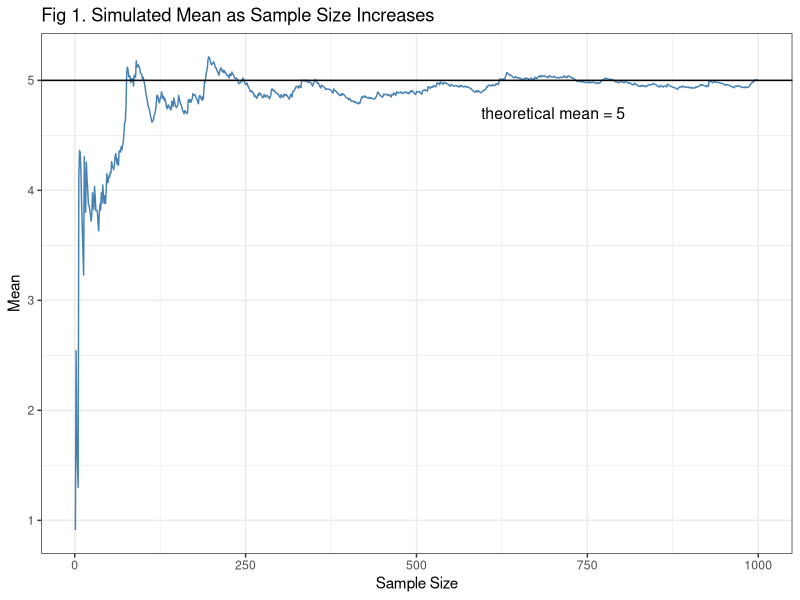
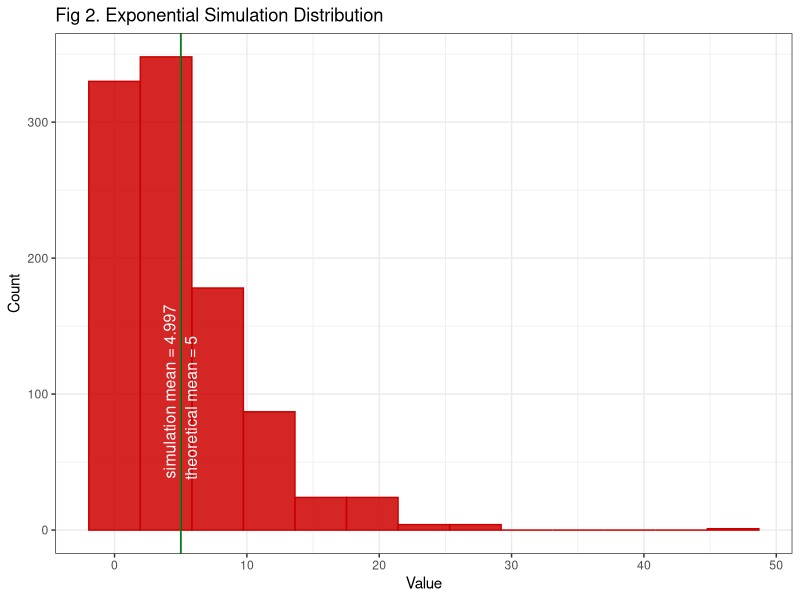
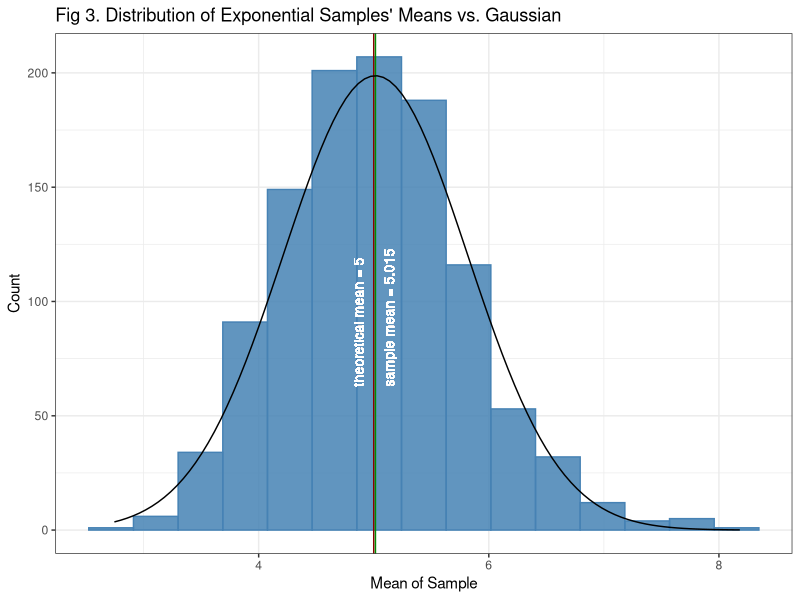
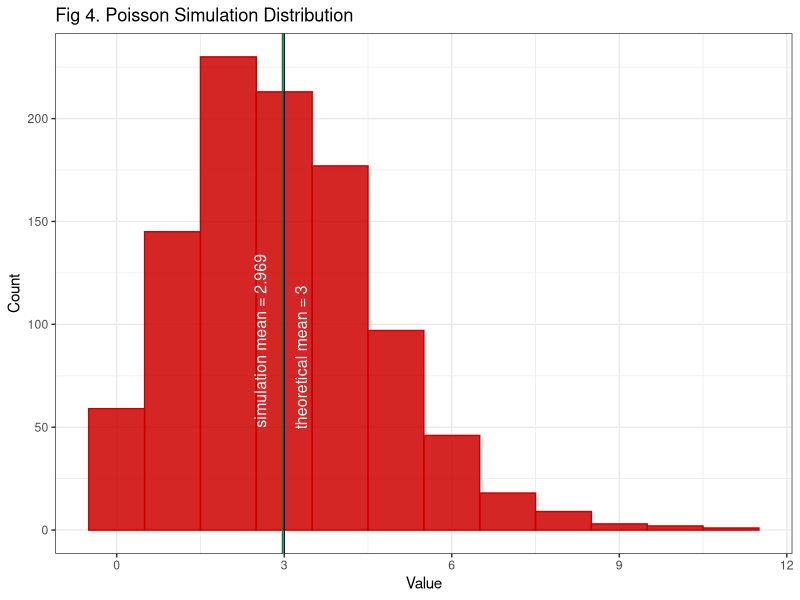
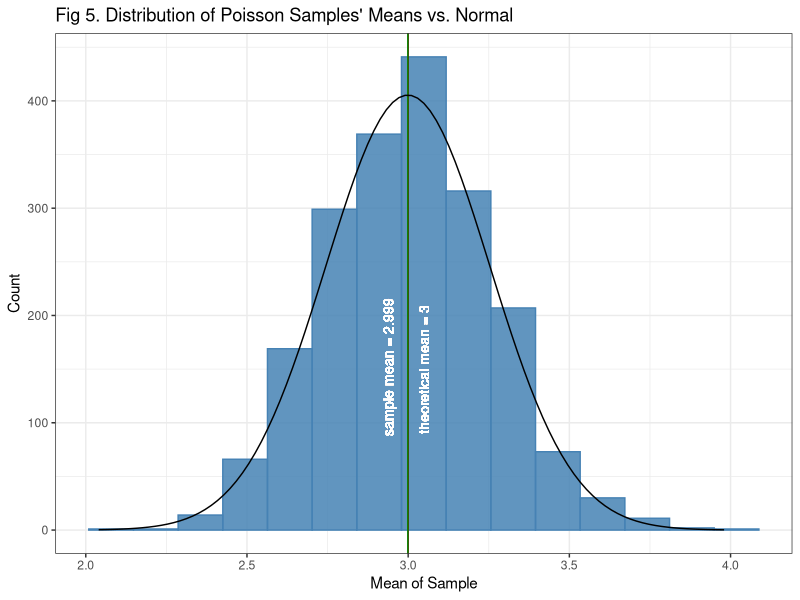

The R source for these figures, in order:
## ---- chunk 1
knitr::opts_chunk$set(echo = T, cache = TRUE, warning=F, message=F, 
                      fig.align = 'center')
## ---- chunk 2
#Required packages:
require(ggplot2)
require(knitr)
## ---- chunk 3
# Set exponential distribution parameters and calculate theoretical statistics:
set.seed(380)
lambda  <- 0.2
n       <- 1000 # this sets the sample size
theor_mean <- 1/lambda
theor_sd   <- 1/lambda
theor_var  <- theor_sd^2
## ---- chunk 4
# Simulate exponential distribution and calculate sample statistics
exp_simu  <- rexp(n, lambda)
simu_sd   <- round(sd(exp_simu),3)
simu_var  <- round(var(exp_simu),3)
simu_mean <- round(mean(exp_simu), 3)
## ---- chunk 5
# Plot simulated mean as number of draws increases vs. theoretical mean 
mean_accum_sample <- NULL
for (i in 1 : n) {mean_accum_sample <- c(mean_accum_sample, mean(exp_simu[1:i]))}
ggplot() + aes(x = 1:n, y = mean_accum_sample) + 
    theme_bw() +
    geom_line(col = "steelblue") +
    ylab("Mean") + 
    xlab("Sample Size") +
    ggtitle("Fig 1. Simulated Mean as Sample Size Increases") +
    geom_hline(yintercept = theor_mean) +
    geom_text(aes(y=(theor_mean - .3), label="theoretical mean = 5", x=700), size=4)

## ---- chunk 6
# Histogram of simulated exponential distribution
ggplot() + aes(exp_simu) +         
    geom_histogram(bins=13, color = "red3", fill = "red3", alpha = 0.85)+
    theme_bw() +
    ylab("Count") + 
    xlab("Value") +
    ggtitle("Fig 2. Exponential Simulation Distribution ") +
    geom_vline(xintercept = theor_mean, col = "blue4") +
    geom_text(aes(x = (theor_mean + .77), label = "theoretical mean = 5", y = 90),
              col = "white", angle = 90, size = 4) +
    geom_vline(xintercept = simu_mean, col = "green4") +
    geom_text(aes(x = (simu_mean - 0.85), label=paste("simulation mean =", simu_mean), y = 102), 
              col = "white", angle = 90, size = 4)

## ---- chunk 7
# get 1000 exponential samples of size 40 each, and compute the mean of each sample
means <- NULL
n     <- 40    # sample size (again)
ns    <- 1100  # number of samples
for (i in 1 : ns) means <- c(means, mean(rexp(n, lambda)))
means_var      <- (1/lambda)^2/n
sim_means_mean <- round(mean(means), 3)
sim_means_var  <- round(var(means), 3)
sim_means_se   <- sd(means)
## ---- chunk 8
gaussLine = function(x, mean, sd, ns, bw){
    # will calculate the Gaussian points to superimpose in the plot
    dnorm(x = x, mean = mean, sd = sd)*ns*bw
    }
## ---- chunk 9
# plot histogram of sample means to compare to Gaussian distribution
nbins    <- 15
binwidth <- (max(means) - min(means))/nbins
means    <- data.frame(means)
ggplot(means) + aes(x = means) + theme_bw() + 
        geom_histogram(bins=nbins, color = "steelblue", fill="steelblue", alpha = 0.85)+
        ylab("Count") + xlab("Mean of Sample") +
        ggtitle("Fig 3. Distribution of Exponential Samples' Means vs. Gaussian") +
        geom_vline(xintercept=theor_mean, col = "red4") +
        geom_text(aes(x = (theor_mean -.13), label = paste("theoretical mean =", theor_mean), y = 91),
                  col="white", angle=90, size=3.5) +
        geom_vline(xintercept = sim_means_mean, col = "green4") +
        geom_text(aes( x =(sim_means_mean +.12), label=paste("sample mean =", sim_means_mean), y = 93), 
                  col="white", angle=90, size=3.5) +
        stat_function(fun = gaussLine, 
                args = c(mean = sim_means_mean, sd = sim_means_se, ns = ns, bw = binwidth))
## ---- chunk 10
# adjusting parameters for the Poisson simulation
lambda <- 3
n      <- 1000 # sample size
pois_simu  <- rpois(n, lambda)
theor_mean <- lambda
simu_mean <- round(mean(pois_simu), 3)
ggplot() + aes(pois_simu) +         
    geom_histogram(bins=12, color = "red3", fill = "red3", alpha = 0.85)+
    theme_bw() +
    ylab("Count") + 
    xlab("Value") +
    ggtitle("Fig 4. Poisson Simulation Distribution ") +
    geom_vline(xintercept = theor_mean, col = "blue4") +
    geom_text(aes(x = (theor_mean + .3), label=paste("theoretical mean =", theor_mean), y = 84), 
              col = "white", angle = 90, size = 4) +
    geom_vline(xintercept = simu_mean, col = "green4") +
    geom_text(aes(x = (simu_mean - 0.4), label=paste("simulation mean =", simu_mean), y = 92), 
              col = "white", angle = 90, size = 4)
## ---- chunk 11
# get 2000 Poisson samples of size 50 each, and compute the mean of each sample
set.seed(380)
means  <- NULL
lambda <- 3
n      <- 50    # sample size
ns     <- 2000  # number of samples
for (i in 1 : ns) {means <- c(means, mean(rpois(n, lambda)))}
sim_means_mean <- round(mean(means), 3)
sim_means_var  <- round(var(means), 3)
sim_means_se   <- sd(means)
## ---- chunk 12
# plot the distribution of the Poisson sample means
nbins    <- 15
binwidth <- (max(means) - min(means))/nbins
means    <- data.frame(means)
ggplot(means) + aes(x = means) + theme_bw() + 
        geom_histogram(bins=nbins, color = "steelblue", fill="steelblue", alpha = 0.85)+
        ylab("Count") + xlab("Mean of Sample") +
        ggtitle("Fig 5. Distribution of Poisson Samples' Means vs. Normal") +
        geom_vline(xintercept=lambda, col = "red4") +
        geom_text(aes(x = (lambda +.05), label = paste("theoretical mean =", lambda), y = 150), 
                  col="white", angle=90, size=3.5) +
        geom_vline(xintercept = sim_means_mean, col = "green4") +
        geom_text(aes( x =(sim_means_mean -.06), label= paste ("sample mean =", sim_means_mean), y = 152), 
                  col="white", angle=90, size=3.5) +
        stat_function(fun = gaussLine, 
                args = c(mean = sim_means_mean, sd = sim_means_se, ns = ns, bw = binwidth))
